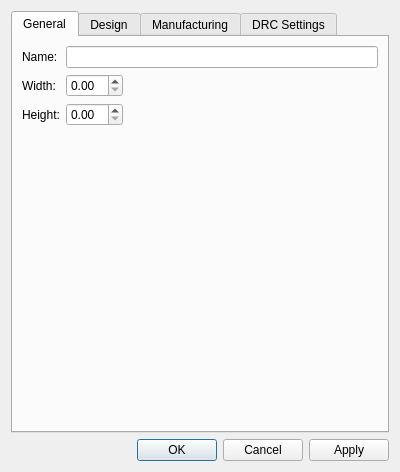
<?xml version="1.0" encoding="UTF-8"?>
<!-- AI DISCLAIMER: Claude AI assisted in the writing of this file. -->
<ui version="4.0">
 <class>librepcb::editor::PanelSetupDialog</class>
 <widget class="QDialog" name="librepcb::editor::PanelSetupDialog">
  <property name="geometry">
   <rect>
    <x>0</x>
    <y>0</y>
    <width>400</width>
    <height>415</height>
   </rect>
  </property>
  <property name="windowTitle">
   <string>Panel Setup</string>
  </property>
  <layout class="QVBoxLayout" name="verticalLayout">
   <item>
    <widget class="QTabWidget" name="tabWidget">
     <property name="currentIndex">
      <number>0</number>
     </property>
     <widget class="QWidget" name="tabGeneral">
      <attribute name="title">
       <string>General</string>
      </attribute>
      <layout class="QFormLayout" name="formLayout">
       <property name="fieldGrowthPolicy">
        <enum>QFormLayout::FieldGrowthPolicy::AllNonFixedFieldsGrow</enum>
       </property>
       <item row="0" column="0">
        <widget class="QLabel" name="label">
         <property name="text">
          <string>Name:</string>
         </property>
        </widget>
       </item>
       <item row="0" column="1">
        <widget class="QLineEdit" name="edtPanelName">
         <property name="maxLength">
          <number>255</number>
         </property>
        </widget>
       </item>
       <item row="1" column="0">
        <widget class="QLabel" name="lblWidth">
         <property name="text">
          <string>Width:</string>
         </property>
        </widget>
       </item>
       <item row="1" column="1">
        <widget class="QDoubleSpinBox" name="spbxWidth">
         <property name="sizePolicy">
          <sizepolicy hsizetype="Fixed" vsizetype="Fixed">
           <horstretch>0</horstretch>
           <verstretch>0</verstretch>
          </sizepolicy>
         </property>
        </widget>
       </item>
       <item row="2" column="0">
        <widget class="QLabel" name="lblHeight">
         <property name="text">
          <string>Height:</string>
         </property>
        </widget>
       </item>
       <item row="2" column="1">
        <widget class="QDoubleSpinBox" name="spbxHeight">
         <property name="sizePolicy">
          <sizepolicy hsizetype="Fixed" vsizetype="Fixed">
           <horstretch>0</horstretch>
           <verstretch>0</verstretch>
          </sizepolicy>
         </property>
        </widget>
       </item>
      </layout>
     </widget>
     <widget class="QWidget" name="tabDesign">
      <attribute name="title">
       <string>Design</string>
      </attribute>
      <layout class="QVBoxLayout" name="verticalLayoutDesign">
       <item>
        <widget class="QGroupBox" name="grpTabs">
         <property name="title">
          <string>Tab Defaults</string>
         </property>
         <layout class="QFormLayout" name="formLayoutTabs">
          <property name="fieldGrowthPolicy">
           <enum>QFormLayout::FieldGrowthPolicy::AllNonFixedFieldsGrow</enum>
          </property>
          <item row="0" column="0">
           <widget class="QLabel" name="lblDefaultTabWidth">
            <property name="text">
             <string>Width:</string>
            </property>
           </widget>
          </item>
          <item row="0" column="1">
           <widget class="QDoubleSpinBox" name="spbxDefaultTabWidth">
            <property name="sizePolicy">
             <sizepolicy hsizetype="Fixed" vsizetype="Fixed">
              <horstretch>0</horstretch>
              <verstretch>0</verstretch>
             </sizepolicy>
            </property>
            <property name="toolTip">
             <string>Width used by all tabs which don't override it</string>
            </property>
           </widget>
          </item>
         </layout>
        </widget>
       </item>
       <item>
        <widget class="QGroupBox" name="grpMouseBites">
         <property name="title">
          <string>Mouse Bite Defaults</string>
         </property>
         <layout class="QFormLayout" name="formLayoutMouseBites">
          <property name="fieldGrowthPolicy">
           <enum>QFormLayout::FieldGrowthPolicy::AllNonFixedFieldsGrow</enum>
          </property>
          <item row="0" column="0" colspan="2">
           <widget class="QCheckBox" name="cbxDefaultMouseBites">
            <property name="text">
             <string>Include Mouse Bites on Tabs</string>
            </property>
            <property name="toolTip">
             <string>Whether tabs get mouse bite holes along their cut lines by default</string>
            </property>
           </widget>
          </item>
          <item row="1" column="0">
           <widget class="QLabel" name="lblDefaultMouseBiteDiameter">
            <property name="text">
             <string>Hole Size:</string>
            </property>
           </widget>
          </item>
          <item row="1" column="1">
           <widget class="QDoubleSpinBox" name="spbxDefaultMouseBiteDiameter">
            <property name="sizePolicy">
             <sizepolicy hsizetype="Fixed" vsizetype="Fixed">
              <horstretch>0</horstretch>
              <verstretch>0</verstretch>
             </sizepolicy>
            </property>
            <property name="toolTip">
             <string>Default diameter of the mouse bite holes along the tabs' cut lines</string>
            </property>
           </widget>
          </item>
          <item row="2" column="0">
           <widget class="QLabel" name="lblDefaultMouseBiteSpacing">
            <property name="text">
             <string>Hole Spacing:</string>
            </property>
           </widget>
          </item>
          <item row="2" column="1">
           <widget class="QDoubleSpinBox" name="spbxDefaultMouseBiteSpacing">
            <property name="sizePolicy">
             <sizepolicy hsizetype="Fixed" vsizetype="Fixed">
              <horstretch>0</horstretch>
              <verstretch>0</verstretch>
             </sizepolicy>
            </property>
            <property name="toolTip">
             <string>Default center-to-center distance between neighboring mouse bite holes</string>
            </property>
           </widget>
          </item>
          <item row="3" column="0">
           <widget class="QLabel" name="lblDefaultMouseBiteOffset">
            <property name="text">
             <string>Offset:</string>
            </property>
           </widget>
          </item>
          <item row="3" column="1">
           <widget class="QDoubleSpinBox" name="spbxDefaultMouseBiteOffset">
            <property name="sizePolicy">
             <sizepolicy hsizetype="Fixed" vsizetype="Fixed">
              <horstretch>0</horstretch>
              <verstretch>0</verstretch>
             </sizepolicy>
            </property>
            <property name="toolTip">
             <string>Default distance of the mouse bite hole centers from the board edge (negative: inside the board outline, positive: outside of it)</string>
            </property>
           </widget>
          </item>
         </layout>
        </widget>
       </item>
       <item>
        <widget class="QGroupBox" name="grpFraming">
         <property name="title">
          <string>Framing</string>
         </property>
         <layout class="QFormLayout" name="formLayoutFraming">
          <property name="fieldGrowthPolicy">
           <enum>QFormLayout::FieldGrowthPolicy::AllNonFixedFieldsGrow</enum>
          </property>
          <item row="0" column="0">
           <widget class="QLabel" name="lblRoutingStyle">
            <property name="text">
             <string>Routing Style:</string>
            </property>
           </widget>
          </item>
          <item row="0" column="1">
           <widget class="QComboBox" name="cbxRoutingStyle">
            <property name="toolTip">
             <string>None: boards are not routed (V-cuts only). Open: everything except the frame, the backbones and the tabs is removed. Tight: a single route around each board, interrupted by the tabs.</string>
            </property>
            <item>
             <property name="text">
              <string>None</string>
             </property>
            </item>
            <item>
             <property name="text">
              <string>Open</string>
             </property>
            </item>
            <item>
             <property name="text">
              <string>Tight</string>
             </property>
            </item>
           </widget>
          </item>
          <item row="1" column="0">
           <widget class="QLabel" name="lblFrameWidthTopBottom">
            <property name="text">
             <string>Frame Width Top/Bottom:</string>
            </property>
           </widget>
          </item>
          <item row="1" column="1">
           <widget class="QDoubleSpinBox" name="spbxFrameWidthTopBottom">
            <property name="sizePolicy">
             <sizepolicy hsizetype="Fixed" vsizetype="Fixed">
              <horstretch>0</horstretch>
              <verstretch>0</verstretch>
             </sizepolicy>
            </property>
            <property name="toolTip">
             <string>Width of the frame (rail) along the top and bottom panel edges, for the Open routing style (0 = no frame there)</string>
            </property>
           </widget>
          </item>
          <item row="2" column="0">
           <widget class="QLabel" name="lblFrameWidthLeftRight">
            <property name="text">
             <string>Frame Width Left/Right:</string>
            </property>
           </widget>
          </item>
          <item row="2" column="1">
           <widget class="QDoubleSpinBox" name="spbxFrameWidthLeftRight">
            <property name="sizePolicy">
             <sizepolicy hsizetype="Fixed" vsizetype="Fixed">
              <horstretch>0</horstretch>
              <verstretch>0</verstretch>
             </sizepolicy>
            </property>
            <property name="toolTip">
             <string>Width of the frame (rail) along the left and right panel edges, for the Open routing style (0 = no frame there)</string>
            </property>
           </widget>
          </item>
          <item row="3" column="0">
           <widget class="QLabel" name="lblBackboneWidth">
            <property name="text">
             <string>Backbone Width:</string>
            </property>
           </widget>
          </item>
          <item row="3" column="1">
           <widget class="QDoubleSpinBox" name="spbxBackboneWidth">
            <property name="sizePolicy">
             <sizepolicy hsizetype="Fixed" vsizetype="Fixed">
              <horstretch>0</horstretch>
              <verstretch>0</verstretch>
             </sizepolicy>
            </property>
            <property name="toolTip">
             <string>Width of the backbones along the midline between neighboring boards, for the Open routing style. A backbone is only created where the gap fits it plus a route on each side (0 = no backbones)</string>
            </property>
           </widget>
          </item>
         </layout>
        </widget>
       </item>
       <item>
        <spacer name="verticalSpacerDesign">
         <property name="orientation">
          <enum>Qt::Orientation::Vertical</enum>
         </property>
         <property name="sizeHint" stdset="0">
          <size>
           <width>20</width>
           <height>40</height>
          </size>
         </property>
        </spacer>
       </item>
      </layout>
     </widget>
     <widget class="QWidget" name="tabManufacturing">
      <attribute name="title">
       <string>Manufacturing</string>
      </attribute>
      <layout class="QVBoxLayout" name="verticalLayoutManufacturing">
       <item>
        <layout class="QFormLayout" name="formLayoutManufacturing">
         <property name="fieldGrowthPolicy">
          <enum>QFormLayout::FieldGrowthPolicy::AllNonFixedFieldsGrow</enum>
         </property>
         <item row="0" column="0">
          <widget class="QLabel" name="lblRouterBitSize">
           <property name="text">
            <string>Router Bit Size:</string>
           </property>
          </widget>
         </item>
         <item row="0" column="1">
          <widget class="QComboBox" name="cbxRouterBitSize">
           <property name="editable">
            <bool>true</bool>
           </property>
           <property name="toolTip">
            <string>Diameter of the router bit. Choose a common size or enter any value, with an optional unit (mm, in, ", mil), e.g. 0.1in</string>
           </property>
           <item>
            <property name="text">
             <string>1.0 mm</string>
            </property>
           </item>
           <item>
            <property name="text">
             <string>1.6 mm</string>
            </property>
           </item>
           <item>
            <property name="text">
             <string>2.0 mm</string>
            </property>
           </item>
          </widget>
         </item>
        </layout>
       </item>
       <item>
        <spacer name="verticalSpacerManufacturing">
         <property name="orientation">
          <enum>Qt::Orientation::Vertical</enum>
         </property>
         <property name="sizeHint" stdset="0">
          <size>
           <width>20</width>
           <height>40</height>
          </size>
         </property>
        </spacer>
       </item>
      </layout>
     </widget>
     <widget class="QWidget" name="tabDrc">
      <attribute name="title">
       <string>DRC Settings</string>
      </attribute>
      <layout class="QVBoxLayout" name="verticalLayoutDrc">
       <item>
        <widget class="QGroupBox" name="grpDrcVCuts">
         <property name="title">
          <string>V-Cuts</string>
         </property>
         <layout class="QFormLayout" name="formLayoutDrcVCuts">
          <property name="fieldGrowthPolicy">
           <enum>QFormLayout::FieldGrowthPolicy::AllNonFixedFieldsGrow</enum>
          </property>
          <item row="0" column="0">
           <widget class="QLabel" name="lblDrcVCutPanelEdge">
            <property name="text">
             <string>Min. Distance to Panel Edge:</string>
            </property>
           </widget>
          </item>
          <item row="0" column="1">
           <widget class="QDoubleSpinBox" name="spbxDrcVCutPanelEdge">
            <property name="sizePolicy">
             <sizepolicy hsizetype="Fixed" vsizetype="Fixed">
              <horstretch>0</horstretch>
              <verstretch>0</verstretch>
             </sizepolicy>
            </property>
            <property name="toolTip">
             <string>Minimum distance between a V-cut line and the edge of the panel (manufacturers typically require 5.0 mm to 20.0 mm)</string>
            </property>
            <property name="suffix">
             <string> mm</string>
            </property>
            <property name="decimals">
             <number>2</number>
            </property>
            <property name="minimum">
             <double>5.0</double>
            </property>
            <property name="maximum">
             <double>20.0</double>
            </property>
            <property name="singleStep">
             <double>0.05</double>
            </property>
            <property name="value">
             <double>5.0</double>
            </property>
           </widget>
          </item>
          <item row="1" column="0">
           <widget class="QLabel" name="lblDrcVCutCopper">
            <property name="text">
             <string>Min. Distance to Copper:</string>
            </property>
           </widget>
          </item>
          <item row="1" column="1">
           <widget class="QDoubleSpinBox" name="spbxDrcVCutCopper">
            <property name="sizePolicy">
             <sizepolicy hsizetype="Fixed" vsizetype="Fixed">
              <horstretch>0</horstretch>
              <verstretch>0</verstretch>
             </sizepolicy>
            </property>
            <property name="toolTip">
             <string>Minimum distance between any copper and the V-cut centerline</string>
            </property>
            <property name="suffix">
             <string> mm</string>
            </property>
            <property name="decimals">
             <number>2</number>
            </property>
            <property name="minimum">
             <double>0.0</double>
            </property>
            <property name="maximum">
             <double>10.0</double>
            </property>
            <property name="singleStep">
             <double>0.05</double>
            </property>
            <property name="value">
             <double>0.4</double>
            </property>
           </widget>
          </item>
          <item row="2" column="0">
           <widget class="QLabel" name="lblDrcVCutHoles">
            <property name="text">
             <string>Min. Distance to Holes:</string>
            </property>
           </widget>
          </item>
          <item row="2" column="1">
           <widget class="QDoubleSpinBox" name="spbxDrcVCutHoles">
            <property name="sizePolicy">
             <sizepolicy hsizetype="Fixed" vsizetype="Fixed">
              <horstretch>0</horstretch>
              <verstretch>0</verstretch>
             </sizepolicy>
            </property>
            <property name="toolTip">
             <string>Minimum distance between any hole and the V-cut centerline</string>
            </property>
            <property name="suffix">
             <string> mm</string>
            </property>
            <property name="decimals">
             <number>2</number>
            </property>
            <property name="minimum">
             <double>0.0</double>
            </property>
            <property name="maximum">
             <double>10.0</double>
            </property>
            <property name="singleStep">
             <double>0.05</double>
            </property>
            <property name="value">
             <double>0.5</double>
            </property>
           </widget>
          </item>
          <item row="3" column="0">
           <widget class="QLabel" name="lblDrcVCutComponents">
            <property name="text">
             <string>Min. Distance to Components:</string>
            </property>
           </widget>
          </item>
          <item row="3" column="1">
           <widget class="QDoubleSpinBox" name="spbxDrcVCutComponents">
            <property name="sizePolicy">
             <sizepolicy hsizetype="Fixed" vsizetype="Fixed">
              <horstretch>0</horstretch>
              <verstretch>0</verstretch>
             </sizepolicy>
            </property>
            <property name="toolTip">
             <string>Minimum distance between any component and the V-cut</string>
            </property>
            <property name="suffix">
             <string> mm</string>
            </property>
            <property name="decimals">
             <number>2</number>
            </property>
            <property name="minimum">
             <double>0.0</double>
            </property>
            <property name="maximum">
             <double>20.0</double>
            </property>
            <property name="singleStep">
             <double>0.05</double>
            </property>
            <property name="value">
             <double>1.0</double>
            </property>
           </widget>
          </item>
         </layout>
        </widget>
       </item>
       <item>
        <widget class="QLabel" name="lblDrcNotImplemented">
         <property name="text">
          <string>Note: The panel design rule check is not implemented yet, so these settings are neither saved nor used.</string>
         </property>
         <property name="wordWrap">
          <bool>true</bool>
         </property>
        </widget>
       </item>
       <item>
        <spacer name="verticalSpacerDrc">
         <property name="orientation">
          <enum>Qt::Orientation::Vertical</enum>
         </property>
         <property name="sizeHint" stdset="0">
          <size>
           <width>20</width>
           <height>40</height>
          </size>
         </property>
        </spacer>
       </item>
      </layout>
     </widget>
    </widget>
   </item>
   <item>
    <widget class="QDialogButtonBox" name="buttonBox">
     <property name="orientation">
      <enum>Qt::Orientation::Horizontal</enum>
     </property>
     <property name="standardButtons">
      <set>QDialogButtonBox::StandardButton::Apply|QDialogButtonBox::StandardButton::Cancel|QDialogButtonBox::StandardButton::Ok</set>
     </property>
    </widget>
   </item>
  </layout>
 </widget>
 <resources />
 <connections />
</ui>
